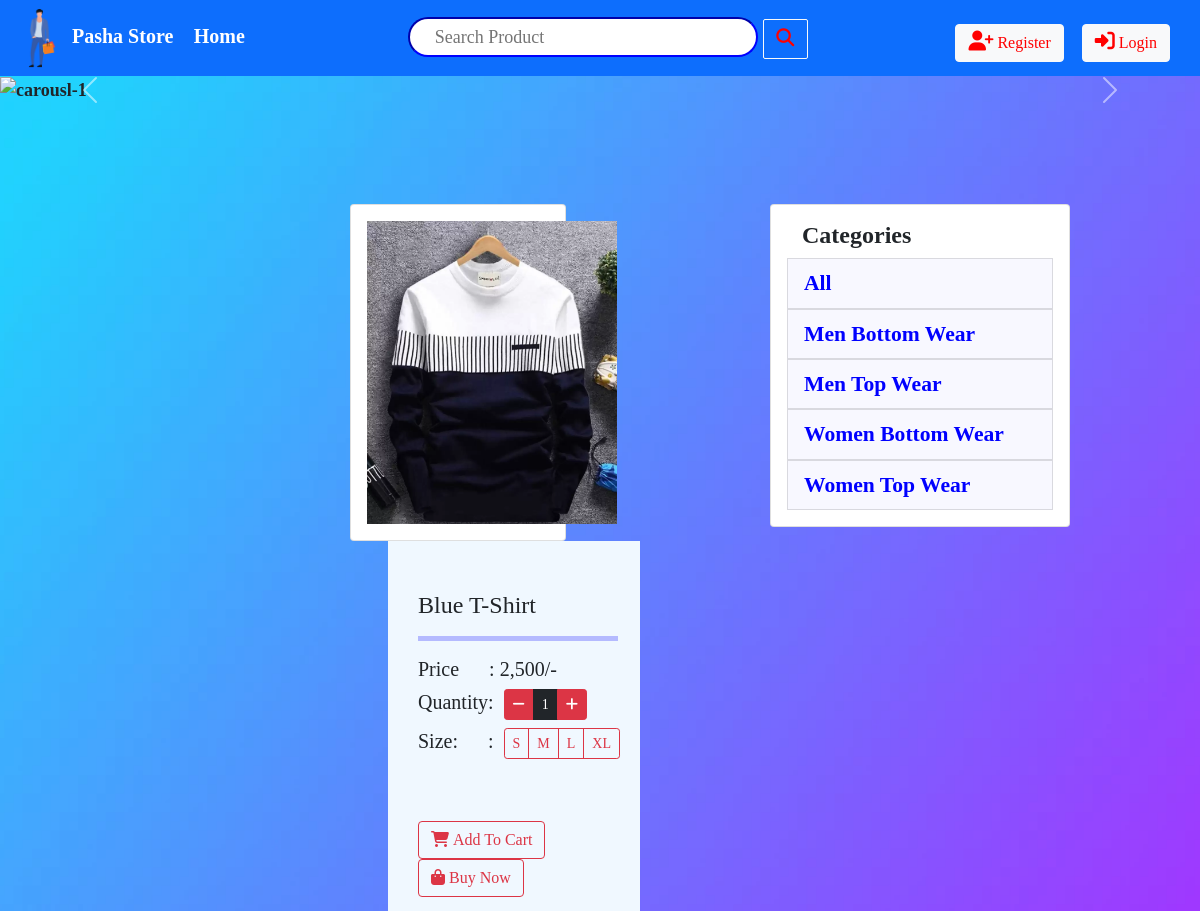
Page /1/details on the committed database.
### store/models.py (models this page shows, shortened)
class Category(models.Model):
    name = models.CharField(max_length=200)
    slug = models.SlugField(max_length=200)
    class Meta:
        ordering = ('name',)

class Product(models.Model):
    category = models.ForeignKey(Category,related_name='products',on_delete=models.CASCADE)
    name = models.CharField(max_length=200)
    slug = models.SlugField(max_length=200)
    image = models.ImageField(upload_to='products/',blank=True)
    description = models.TextField(blank=True)
    price = models.IntegerField(null=True,blank=True)
    available = models.BooleanField(default=True)
    created = models.DateTimeField(auto_now_add=True)
    updated = models.DateTimeField(auto_now=True)
    class Meta:
        ordering = ('name',)

### store/views.py (the view)
# urls.py: path("<int:id>/details",views.store_product_details,name="product_details"),
def store_product_details(request,id=None):
    product = Product.objects.get(id=id)
    request.session["product_id"] = id
    categories = Category.objects.all()
    return render(request, "store/product_details.html", {"product": product, "categories": categories})

### templates/store/product_details.html (shortened to what this page needs)
<!DOCTYPE html>
{% extends 'store/base.html' %}
{% load static %}
{% load humanize %}
{% block css %}<link rel="stylesheet" href="{% static 'css/details.css' %}">{% endblock css %}
{% block content %}
<div class="category">
  <div class="card">
    <div class="card-body">
      <h4>Categories</h4>
      <ul class="list-group list-group-flush">
        <a href="/store" style="text-decoration:none"><button type="button" class="list-group-item list-group-item-action" aria-current="true">All</button></a>
        {% for category in categories %}
        <a href="/{{category.id}}/category" style="text-decoration:none"><button type="button" class="list-group-item list-group-item-action" aria-current="true">{{category.name|title}}</button></a>
        {% endfor %}
      </ul>
    </div>
  </div>
  </div>
<div class="jumbotron">
    <div class="card">
        <div class="card-body">
            <img src="{{product.image.url}}">
            </div>
        </div>
    <div class="details">
        <h4>{{product.name|title}}</h4><hr>
        <h5>Price&emsp;&nbsp;&nbsp;:&nbsp;{{product.price|intcomma}}/-</h5>
        <h5>Quantity:&nbsp;
            <div class="btn-group btn-group-sm" role="group" aria-label="...">
                <button type="button" class="btn btn-outline-danger active" id="b1"><i class="fa-solid fa-minus"></i></button>
                <button type="button" class="btn btn-outline-dark active" id="b2">1</button>
                <button type="button" class="btn btn-outline-danger active" id="b3"><i class="fa-solid fa-plus"></i></button>
            </div>
        </h5>
        <h5>Size:&emsp;&nbsp;&nbsp;:&nbsp;
            <div class="btn-group btn-group-sm" role="group" aria-label="...">
                <button type="button" class="btn btn-outline-danger" id="s1">S</button>
                <button type="button" class="btn btn-outline-danger" id="s2">M</button>
                <button type="button" class="btn btn-outline-danger" id="s3">L</button>
                <button type="button" class="btn btn-outline-danger" id="s4">XL</button>
            </div>
        </h5><br><br>
        <form method="POST" action="/order_create/">
            <a href="/cart_create"><button type="button" class="btn btn-outline-danger"><i class="fa-solid fa-cart-shopping"></i>&nbsp;Add To Cart</button></a>&emsp;
            <button type="submit" class="btn btn-outline-danger"><i class="fa-solid fa-bag-shopping"></i>&nbsp;Buy Now</button>
        </form>
        </div>
</div>
{% endblock content %}

### static/css/base.css (style rules this page uses)
body { font-family: calibri; font-weight: bold; font-size: large; }

### static/css/details.css (style rules this page uses)
.jumbotron { width: 60%; height: 100%; background-color: aqua; margin-top: 100px; margin-left: 200px; margin-bottom: 700px; }
.jumbotron .card { float: left; width: 30%; margin-left: 150px; }
.jumbotron .card .card-body img { width: 250px; }
.details { float: right; width: 35%; height: 370px; margin-right: 130px; margin-top: 0px; font-size: large; font-weight: bold; background-color: aliceblue; padding-top: 50px; padding-left: 30px; }
.details hr { width: 200px; height: 5px; background-color: blue; }
body { background-image: url("https://www.pexels.com/photo/shopping-cart-next-to-a-gift-box-5632395/"); background-repeat: no-repeat; background-size: cover; }
.category { float: right; width: 300px; margin-right: 130px; margin-bottom: 200px; margin-top: 100px; }
.category .card .card-body h4 { padding-left: 15px; font-size: x-large; font-weight: bold; }
.category .card .card-body ul button { font-size: larger; font-weight: bold; color: blue; background-color: ghostwhite; text-decoration: none; }
body { background: url(../images/details.png)no-repeat center/cover; }

### rows in the picture
Category: name "Men Bottom Wear"
Category: name "Men Top Wear"
Category: name "Women Bottom Wear"
Category: name "Women Top Wear"
Product: image (picture), name "Blue T-Shirt", price "2,500"
